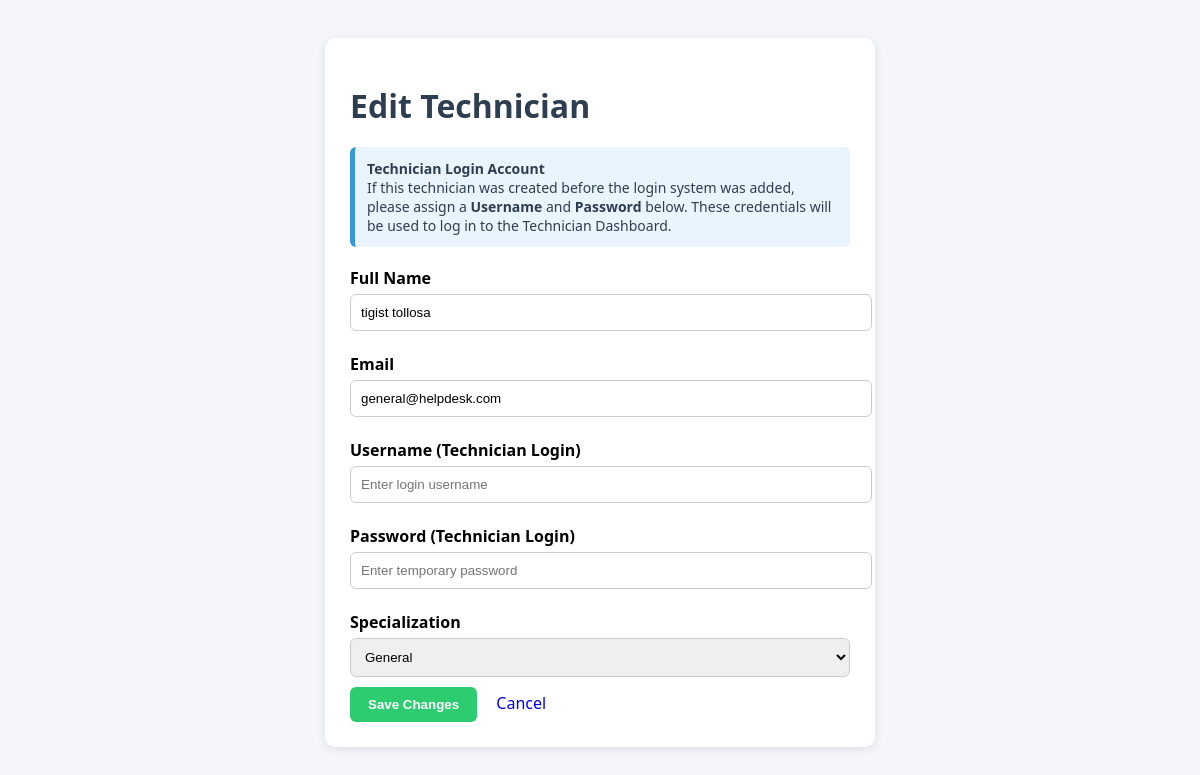
Page /edit-technician/6 (signed in) on the earlier database version.
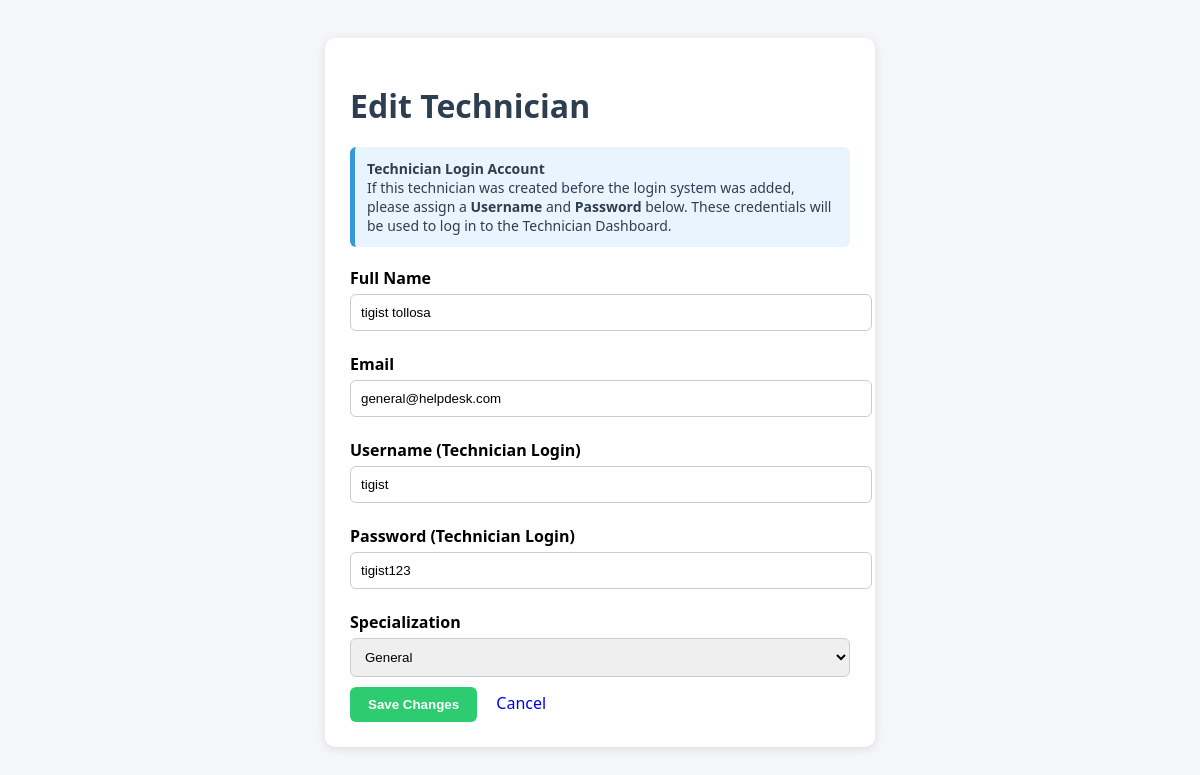
Same page on the later database version.
### tables this page shows
CREATE TABLE technicians(
    id INTEGER PRIMARY KEY AUTOINCREMENT,
    name TEXT,
    email TEXT,
    specialization TEXT
    , username TEXT, password TEXT);

### app.py (the view, shortened to what this page needs)
@app.route("/edit-technician/<int:id>", methods=["GET", "POST"])
def edit_technician(id):
    if session.get("role") != "admin":
        return "Access Denied"
    conn = sqlite3.connect(DB_PATH)
    cursor = conn.cursor()
    cursor.execute(
        "SELECT * FROM technicians WHERE id=?",
        (id,)
    )
    technician = cursor.fetchone()
    conn.close()
    return render_template(
        "edit_technician.html",
        technician=technician
    )

### templates/edit_technician.html (shortened to what this page needs)
<!DOCTYPE html>
<html>
<head>
</head>
<body>
<div class="card">
<h1>Edit Technician</h1>
<div class="info-box">
    <strong>Technician Login Account</strong><br>
    If this technician was created before the login system was added,
    please assign a <b>Username</b> and <b>Password</b> below.
    These credentials will be used to log in to the Technician Dashboard.
</div>
<form method="POST">
    <label>Full Name</label>
    <input type="text"
           name="name"
           value="{{ technician[1] }}"
           required>
    <label>Email</label>
    <input type="email"
           name="email"
           value="{{ technician[2] }}"
           required>
    <label>Username (Technician Login)</label>
    <input type="text"
           name="username"
           value="{{ technician[4] or '' }}"
           placeholder="Enter login username"
           required>
    <label>Password (Technician Login)</label>
    <input type="text"
           name="password"
           value="{{ technician[5] or '' }}"
           placeholder="Enter temporary password"
           required>
    <label>Specialization</label>
    <select name="specialization" required>
        <option value="General"
            {% if technician[3] == "General" %}selected{% endif %}>
            General
        </option>
    </select>
    <button type="submit" class="btn save-btn">
        Save Changes
    </button>
    <a href="/technicians">
        Cancel
    </a>
</form>
</div>
</body>
</html>

Differences in the rows shown:
changed technicians "tigist tollosa": username (not shown) → "tigist"; password (not shown) → "tigist123"
